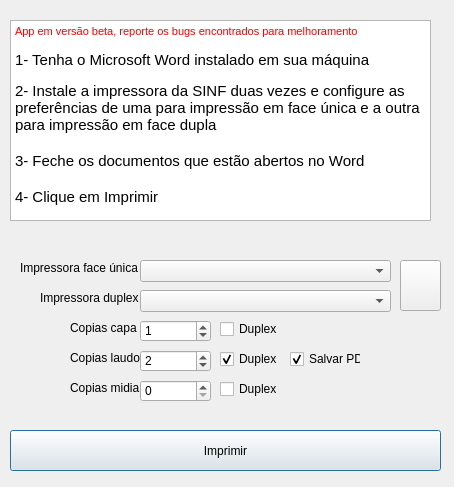
<?xml version="1.0" encoding="UTF-8"?>
<ui version="4.0">
 <class>MainWindow</class>
 <widget class="QDialog" name="MainWindow">
  <property name="geometry">
   <rect>
    <x>0</x>
    <y>0</y>
    <width>454</width>
    <height>487</height>
   </rect>
  </property>
  <property name="windowTitle">
   <string>Imprimir laudo</string>
  </property>
  <widget class="QLabel" name="label">
   <property name="geometry">
    <rect>
     <x>20</x>
     <y>260</y>
     <width>121</width>
     <height>16</height>
    </rect>
   </property>
   <property name="text">
    <string>Impressora face única</string>
   </property>
  </widget>
  <widget class="QComboBox" name="cbxPrinter">
   <property name="geometry">
    <rect>
     <x>140</x>
     <y>260</y>
     <width>251</width>
     <height>22</height>
    </rect>
   </property>
  </widget>
  <widget class="QComboBox" name="cbxPrinterDuplex">
   <property name="geometry">
    <rect>
     <x>140</x>
     <y>290</y>
     <width>251</width>
     <height>22</height>
    </rect>
   </property>
  </widget>
  <widget class="QLabel" name="label_2">
   <property name="geometry">
    <rect>
     <x>40</x>
     <y>290</y>
     <width>121</width>
     <height>16</height>
    </rect>
   </property>
   <property name="text">
    <string>Impressora duplex</string>
   </property>
  </widget>
  <widget class="QLabel" name="label_3">
   <property name="geometry">
    <rect>
     <x>70</x>
     <y>320</y>
     <width>91</width>
     <height>16</height>
    </rect>
   </property>
   <property name="text">
    <string>Copias capa</string>
   </property>
  </widget>
  <widget class="QSpinBox" name="spbCover">
   <property name="geometry">
    <rect>
     <x>140</x>
     <y>320</y>
     <width>71</width>
     <height>22</height>
    </rect>
   </property>
   <property name="value">
    <number>1</number>
   </property>
  </widget>
  <widget class="QCheckBox" name="chkCapa">
   <property name="geometry">
    <rect>
     <x>220</x>
     <y>320</y>
     <width>71</width>
     <height>18</height>
    </rect>
   </property>
   <property name="text">
    <string>Duplex</string>
   </property>
   <property name="checked">
    <bool>false</bool>
   </property>
  </widget>
  <widget class="QCheckBox" name="chkLaudo">
   <property name="geometry">
    <rect>
     <x>220</x>
     <y>350</y>
     <width>71</width>
     <height>18</height>
    </rect>
   </property>
   <property name="text">
    <string>Duplex</string>
   </property>
   <property name="checked">
    <bool>true</bool>
   </property>
  </widget>
  <widget class="QSpinBox" name="spbLaudo">
   <property name="geometry">
    <rect>
     <x>140</x>
     <y>350</y>
     <width>71</width>
     <height>22</height>
    </rect>
   </property>
   <property name="value">
    <number>2</number>
   </property>
  </widget>
  <widget class="QLabel" name="label_4">
   <property name="geometry">
    <rect>
     <x>70</x>
     <y>350</y>
     <width>91</width>
     <height>16</height>
    </rect>
   </property>
   <property name="text">
    <string>Copias laudo</string>
   </property>
  </widget>
  <widget class="QCheckBox" name="chkMidia">
   <property name="geometry">
    <rect>
     <x>220</x>
     <y>380</y>
     <width>71</width>
     <height>18</height>
    </rect>
   </property>
   <property name="text">
    <string>Duplex</string>
   </property>
  </widget>
  <widget class="QSpinBox" name="spbMidia">
   <property name="geometry">
    <rect>
     <x>140</x>
     <y>380</y>
     <width>71</width>
     <height>22</height>
    </rect>
   </property>
  </widget>
  <widget class="QLabel" name="label_5">
   <property name="geometry">
    <rect>
     <x>70</x>
     <y>380</y>
     <width>91</width>
     <height>16</height>
    </rect>
   </property>
   <property name="text">
    <string>Copias midia</string>
   </property>
  </widget>
  <widget class="QPushButton" name="btnPrint">
   <property name="geometry">
    <rect>
     <x>10</x>
     <y>430</y>
     <width>431</width>
     <height>41</height>
    </rect>
   </property>
   <property name="text">
    <string>Imprimir</string>
   </property>
  </widget>
  <widget class="QToolButton" name="btnConfigPrinters">
   <property name="geometry">
    <rect>
     <x>400</x>
     <y>260</y>
     <width>41</width>
     <height>51</height>
    </rect>
   </property>
   <property name="toolTip">
    <string>Abrir impressoras no painel de controle</string>
   </property>
   <property name="text">
    <string/>
   </property>
  </widget>
  <widget class="QCheckBox" name="chkSavePdf">
   <property name="geometry">
    <rect>
     <x>290</x>
     <y>350</y>
     <width>71</width>
     <height>18</height>
    </rect>
   </property>
   <property name="text">
    <string>Salvar PDF</string>
   </property>
   <property name="checked">
    <bool>true</bool>
   </property>
  </widget>
  <widget class="QTextEdit" name="textEdit">
   <property name="geometry">
    <rect>
     <x>10</x>
     <y>20</y>
     <width>421</width>
     <height>201</height>
    </rect>
   </property>
   <property name="readOnly">
    <bool>true</bool>
   </property>
   <property name="html">
    <string>&lt;!DOCTYPE HTML PUBLIC &quot;-//W3C//DTD HTML 4.0//EN&quot; &quot;http://www.w3.org/TR/REC-html40/strict.dtd&quot;&gt;
&lt;html&gt;&lt;head&gt;&lt;meta name=&quot;qrichtext&quot; content=&quot;1&quot; /&gt;&lt;style type=&quot;text/css&quot;&gt;
p, li { white-space: pre-wrap; }
&lt;/style&gt;&lt;/head&gt;&lt;body style=&quot; font-family:'MS Shell Dlg 2'; font-size:8.25pt; font-weight:400; font-style:normal;&quot;&gt;
&lt;p style=&quot; margin-top:0px; margin-bottom:0px; margin-left:0px; margin-right:0px; -qt-block-indent:0; text-indent:0px;&quot;&gt;&lt;span style=&quot; color:#ff0000;&quot;&gt;App em versão beta, reporte os bugs encontrados para melhoramento&lt;/span&gt;&lt;/p&gt;
&lt;p style=&quot;-qt-paragraph-type:empty; margin-top:0px; margin-bottom:0px; margin-left:0px; margin-right:0px; -qt-block-indent:0; text-indent:0px;&quot;&gt;&lt;br /&gt;&lt;/p&gt;
&lt;p style=&quot; margin-top:0px; margin-bottom:0px; margin-left:0px; margin-right:0px; -qt-block-indent:0; text-indent:0px;&quot;&gt;&lt;span style=&quot; font-size:11pt;&quot;&gt;1- Tenha o Microsoft Word instalado em sua máquina&lt;/span&gt;&lt;/p&gt;
&lt;p style=&quot;-qt-paragraph-type:empty; margin-top:0px; margin-bottom:0px; margin-left:0px; margin-right:0px; -qt-block-indent:0; text-indent:0px;&quot;&gt;&lt;br /&gt;&lt;/p&gt;
&lt;p style=&quot; margin-top:0px; margin-bottom:0px; margin-left:0px; margin-right:0px; -qt-block-indent:0; text-indent:0px;&quot;&gt;&lt;span style=&quot; font-size:11pt;&quot;&gt;2- Instale a impressora da SINF duas vezes e configure as preferências de uma para impressão em face única e a outra para impressão em face dupla&lt;/span&gt;&lt;/p&gt;
&lt;p style=&quot;-qt-paragraph-type:empty; margin-top:0px; margin-bottom:0px; margin-left:0px; margin-right:0px; -qt-block-indent:0; text-indent:0px; font-size:11pt;&quot;&gt;&lt;br /&gt;&lt;/p&gt;
&lt;p style=&quot; margin-top:0px; margin-bottom:0px; margin-left:0px; margin-right:0px; -qt-block-indent:0; text-indent:0px;&quot;&gt;&lt;span style=&quot; font-size:11pt;&quot;&gt;3- Feche os documentos que estão abertos no Word&lt;/span&gt;&lt;/p&gt;
&lt;p style=&quot;-qt-paragraph-type:empty; margin-top:0px; margin-bottom:0px; margin-left:0px; margin-right:0px; -qt-block-indent:0; text-indent:0px; font-size:11pt;&quot;&gt;&lt;br /&gt;&lt;/p&gt;
&lt;p style=&quot; margin-top:0px; margin-bottom:0px; margin-left:0px; margin-right:0px; -qt-block-indent:0; text-indent:0px;&quot;&gt;&lt;span style=&quot; font-size:11pt;&quot;&gt;4- Clique em Imprimir&lt;/span&gt;&lt;/p&gt;&lt;/body&gt;&lt;/html&gt;</string>
   </property>
  </widget>
 </widget>
 <resources/>
 <connections/>
</ui>
